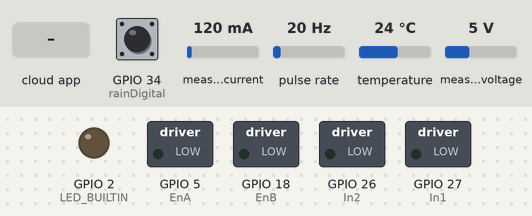
Simulated run of this sketch. Board: ESP32. Parts: switched loads named in the sketch (green lamp = pin HIGH), output pins drawn as LEDs (lit = HIGH). Wiring (inferred from the names in the program): pulse sensor: data GPIO 23. Inputs (shaded band) come from the test bench; at power-on: GPIO 34 (rainDigital) HIGH, measured current 120 mA, pulse rate 20 Hz, temperature 24 °C, measured voltage 5 V. What the sketch prints to the serial monitor is not drawn.

Above: at 4.7 s.
4.8 s: the phone or cloud app sets 4 to 0
At 10.1 s:
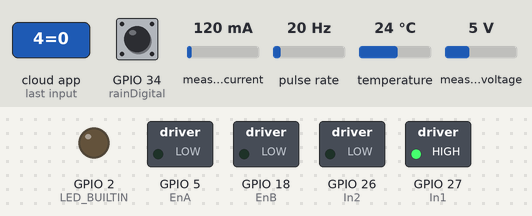
11.0 s: the phone or cloud app sets 8 to 1
At 13.6 s:
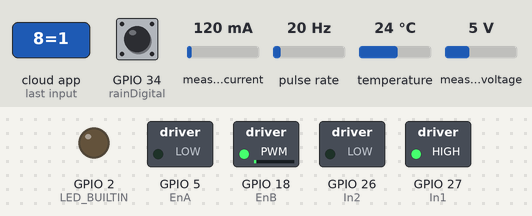
14.0 s: the phone or cloud app sets 4 to 1
At 18.4 s:
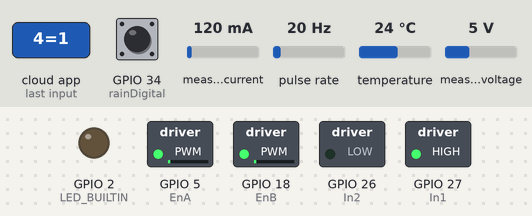
19.2 s: the phone or cloud app sets 8 to 0
At 21.9 s:
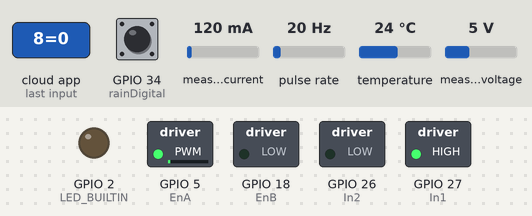
Timing chart, 0 to 23.2 s (numbered marks = the images above; inputs shaded):
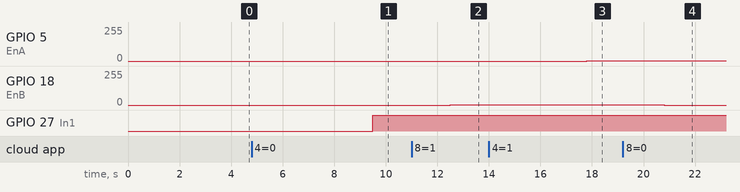

The sketch:

editallcompletecodefromdanial.ino
```cpp
#define CAYENNE_PRINT Serial  // Comment this out to disable prints and save space
#include <L298N.h>
#include <CayenneMQTTESP32.h> // Library for Cayenne
#include <analogWrite.h>
#include <Adafruit_INA219.h>


#include <OneWire.h>
#include <DallasTemperature.h>


// Data wire is plugged into digital pin 4 on the Arduino
#define ONE_WIRE_BUS 4

// Setup a oneWire instance to communicate with any OneWire device
OneWire oneWire(ONE_WIRE_BUS);

// Pass oneWire reference to DallasTemperature library
DallasTemperature sensors(&oneWire);


Adafruit_INA219 ina219;
// WiFi network info.
char ssid[] = "V2102";
char wifiPassword[] = "22222222";

// Cayenne authentication info. This should be obtained from the Cayenne Dashboard.
char username[] = "f4b80670-4d43-11ea-b73d-1be39589c6b2";
char password[] = "5cda8f381756dd285d3aa7ef8fb5a6618d8e580b";
char clientID[] = "2638fa60-35af-11ec-8da3-474359af83d7";

#define VIRTUAL_CHANNEL 4
#define VIRTUAL_CHANNEL2 8
#define EnA 5
#define In1 27
#define In2 26
#define LED_BUILTIN 2
#define SENSOR  23
#define rainAnalog 35 //define rain sensor
#define rainDigital 34


#define EnB 18


long currentMillis = 0;
long previousMillis = 0;
int interval = 1000;
boolean ledState = LOW;
float calibrationFactor = 4.5;
volatile byte pulseCount;
byte pulse1Sec = 0;
float flowRate;
unsigned int flowMilliLitres;
unsigned long totalMilliLitres;

void IRAM_ATTR pulseCounter()
{
  pulseCount++;
}

CAYENNE_IN(VIRTUAL_CHANNEL)
{
  int value = getValue.asInt(); // 0 to 255
  CAYENNE_LOG("Channel %d, pin %d, value %d", VIRTUAL_CHANNEL, EnA, value);
  // Write the value received to the PWM pin. ledcAttachPin accepts a value from 0 to 255.

  // turn on motor A
  digitalWrite(In1, HIGH);
  digitalWrite(In2, LOW);

  analogWrite(EnA, value);
  Serial.print("speedmotor:");
  Serial.print(value);
  Serial.println();
  delay(3000);

}

CAYENNE_IN(VIRTUAL_CHANNEL2)
{
  int value = getValue.asInt(); // 0 to 255
  CAYENNE_LOG("Channel %d, pin %d, value %d", VIRTUAL_CHANNEL2, EnB, value);


  // turn on fan


  analogWrite(EnB, value);
  Serial.print("speed fan:");
  Serial.print(value);
  Serial.println();
  delay(3000);

}


void setup()
{
  Serial.begin(115200); // Baud rate for serial monitor
  delay(2000);
  Cayenne.begin(username, password, clientID, ssid, wifiPassword);   // To Authenticate cayenne

  pinMode(EnA, OUTPUT);
  pinMode(In1, OUTPUT);
  pinMode(In2, OUTPUT);

  pinMode(EnB, OUTPUT); //fan pwm

  Serial.begin(115200);

  pinMode(LED_BUILTIN, OUTPUT);
  pinMode(SENSOR, INPUT_PULLUP);
  pinMode(rainDigital, INPUT);

  pulseCount = 0;
  flowRate = 0.0;
  flowMilliLitres = 0;
  totalMilliLitres = 0;
  previousMillis = 0;

  attachInterrupt(digitalPinToInterrupt(SENSOR), pulseCounter, FALLING);


  while (!Serial) {
    // will pause Zero, Leonardo, etc until serial console opens
    delay(1);
  }
  uint32_t currentFrequency;

  Serial.println("Hello!");

  // Initialize the INA219.
  // By default the initialization will use the largest range (32V, 2A).  However
  // you can call a setCalibration function to change this range (see comments).
  if (! ina219.begin()) {
    Serial.println("Failed to find INA219 chip");
    while (1) {
      delay(10);
    }
  }
  // To use a slightly lower 32V, 1A range (higher precision on amps):
  ina219.setCalibration_32V_1A();
  // Or to use a lower 16V, 400mA range (higher precision on volts and amps):
  //ina219.setCalibration_16V_400mA();

  Serial.println("Measuring voltage and current with INA219 ...");
}


void loop()
{


  CAYENNE_IN(VIRTUAL_CHANNEL);
  CAYENNE_IN(VIRTUAL_CHANNEL2);
  Cayenne.loop();

  delay(2000);

  currentMillis = millis();
  if (currentMillis - previousMillis > interval) {

    pulse1Sec = pulseCount;
    pulseCount = 0;

    // Because this loop may not complete in exactly 1 second intervals we calculate
    // the number of milliseconds that have passed since the last execution and use
    // that to scale the output. We also apply the calibrationFactor to scale the output
    // based on the number of pulses per second per units of measure (litres/minute in
    // this case) coming from the sensor.
    flowRate = ((1000.0 / (millis() - previousMillis)) * pulse1Sec) / calibrationFactor;
    previousMillis = millis();

    // Divide the flow rate in litres/minute by 60 to determine how many litres have
    // passed through the sensor in this 1 second interval, then multiply by 1000 to
    // convert to millilitres.
    flowMilliLitres = (flowRate / 60) * 1000;

    // Add the millilitres passed in this second to the cumulative total
    totalMilliLitres += flowMilliLitres;

    // Print the flow rate for this second in litres / minute
    Serial.print("Flow rate: ");
    Serial.print(int(flowRate));  // Print the integer part of the variable
    Serial.print("L/min");
    Serial.print("\t");       // Print tab space

    // Print the cumulative total of litres flowed since starting
    Serial.print("Output Liquid Quantity: ");
    Serial.print(totalMilliLitres);
    Serial.print("mL / ");
    Serial.print(totalMilliLitres / 1000);
    Serial.println("L");

    Cayenne.virtualWrite(6, flowRate);
    Cayenne.virtualWrite(5, totalMilliLitres);
    Cayenne.virtualWrite(7, totalMilliLitres / 1000);


    delay(2000);      // Give some delay between each Sensor reading

    Cayenne.loop();

    // Short delay
    delay(500);
    float shuntvoltage = 0;
    float busvoltage = 0;
    float current_mA = 0;
    float loadvoltage = 0;
    float power_mW = 0;
    shuntvoltage = ina219.getShuntVoltage_mV();
    busvoltage = ina219.getBusVoltage_V();
    current_mA = ina219.getCurrent_mA() + 2 ;
    power_mW = ina219.getPower_mW();
    loadvoltage = busvoltage + (shuntvoltage / 1000) + 8;


    int rainAnalogVal = analogRead(rainAnalog); //read rain sensor in analog
    int rainDigitalVal = digitalRead(rainDigital); //read rain sensor in digital


    if (isnan(busvoltage) || isnan(shuntvoltage) || isnan(loadvoltage) || isnan(current_mA) || isnan(power_mW) ) {       // Condition to check whether the sensor reading was successful or not
      Serial.println("Failed to read from inaf sensor!");
      return;
    }


    Serial.print(rainDigitalVal);

    Serial.print("Bus Voltage:   "); Serial.print(busvoltage); Serial.println(" V");
    Serial.print("Shunt Voltage: "); Serial.print(shuntvoltage); Serial.println(" mV");
    Serial.print("Load Voltage:  "); Serial.print(loadvoltage); Serial.println(" V");
    Serial.print("Current:       "); Serial.print(current_mA); Serial.println(" mA");
    Serial.print("Power:         "); Serial.print(power_mW); Serial.println(" mW");

    // Send the command to get temperatures
    sensors.requestTemperatures();

    //print the temperature in Celsius
    Serial.print("Temperature: ");
    Serial.print(sensors.getTempCByIndex(0));
    Serial.print((char)176);//shows degrees character
    Serial.print(" C  |  ");


    //Cayenne.virtualWrite(0, busvoltage);
    //Cayenne.virtualWrite(1, shuntvoltage);
    Cayenne.virtualWrite(0, loadvoltage);
    Cayenne.virtualWrite(1, current_mA);
    Cayenne.virtualWrite(2, power_mW);
    Cayenne.virtualWrite(9, rainDigitalVal);
    Cayenne.virtualWrite(10, sensors.getTempCByIndex(0));

    // This function is called when data is sent from Cayenne.

  }

}
```

Measured:
- after the input at 4.8 s, GPIO 27 (In1): LOW → HIGH after 4.7 s
- after the input at 11.0 s, GPIO 18 (EnB): 0/255 → 1/255 after 1.5 s
- after the input at 14.0 s, GPIO 5 (EnA): 0/255 → 1/255 after 3.8 s
- after the input at 19.2 s, GPIO 18 (EnB): 1/255 → 0/255 after 1.6 s
